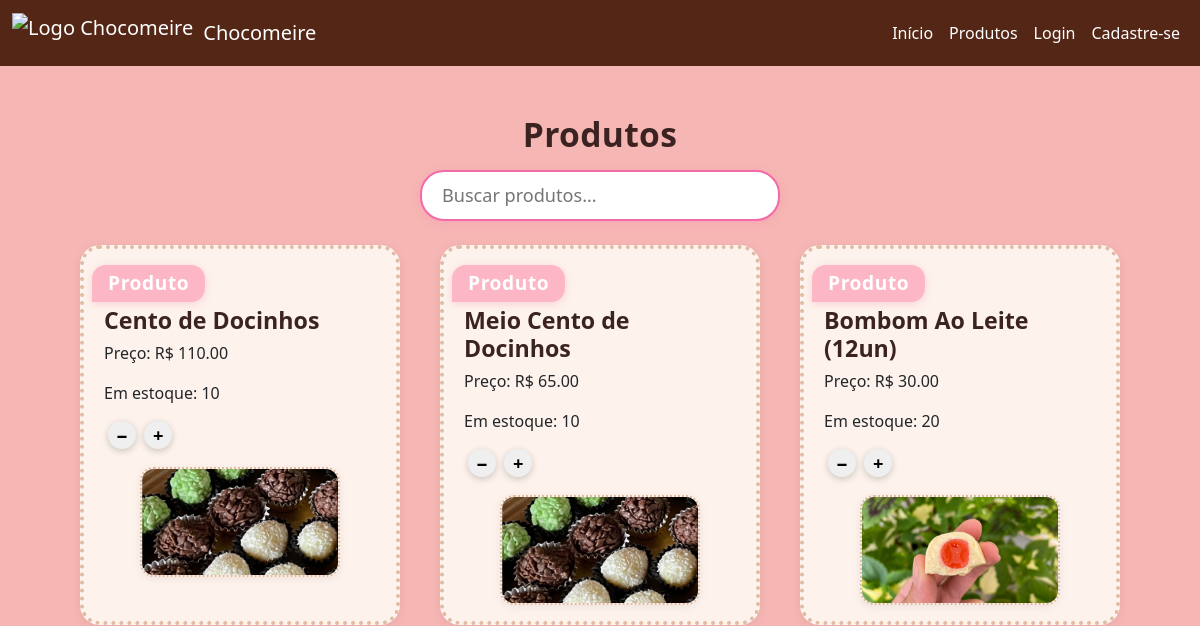
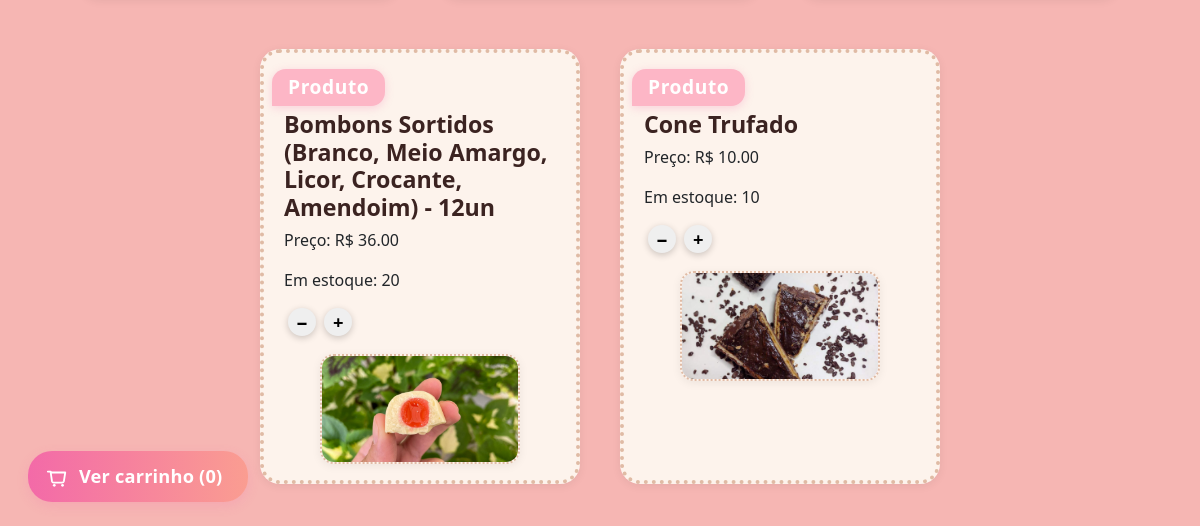
/produtos, run on an earlier commit of the app's database (2 pictures, top to bottom).
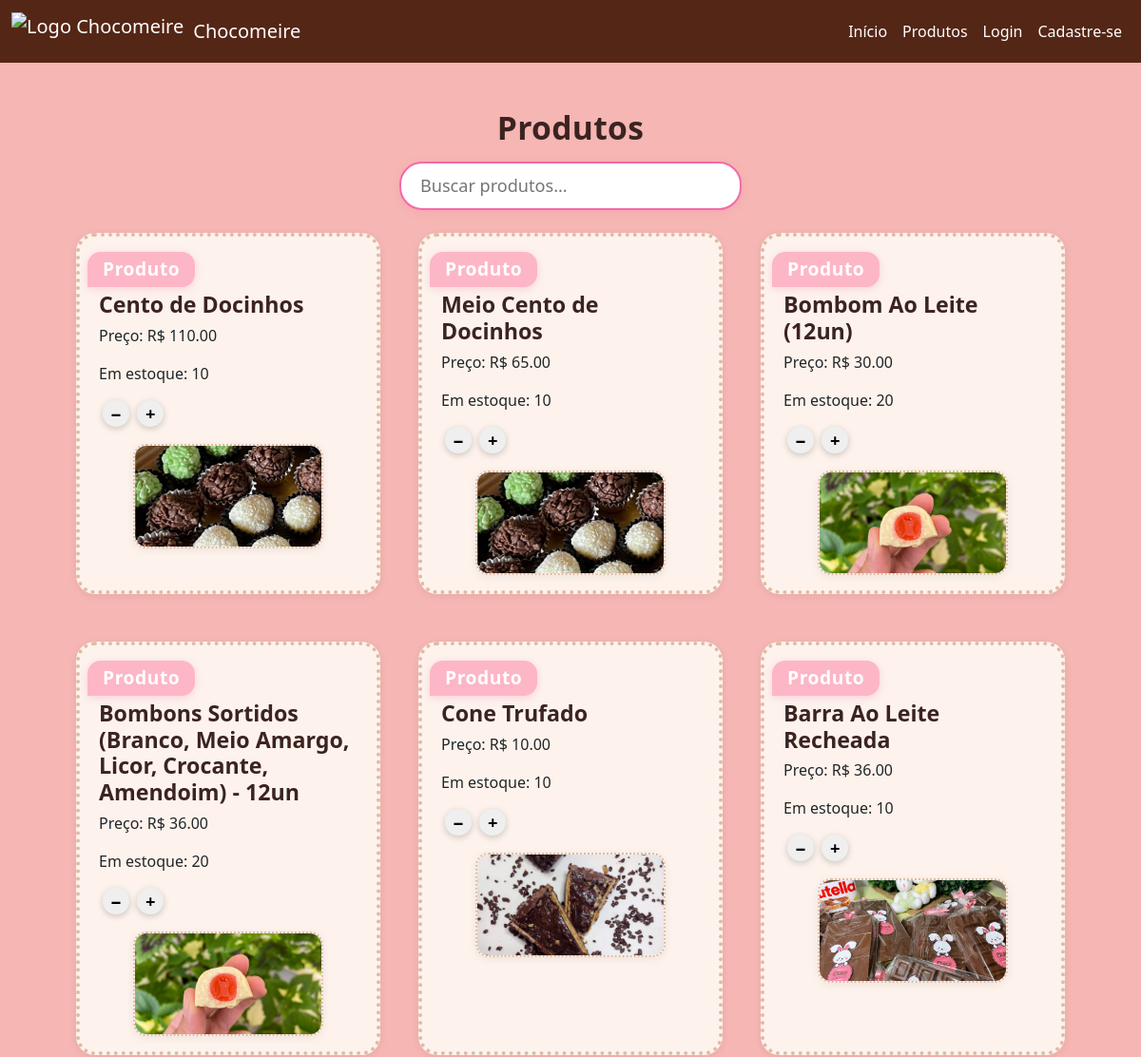
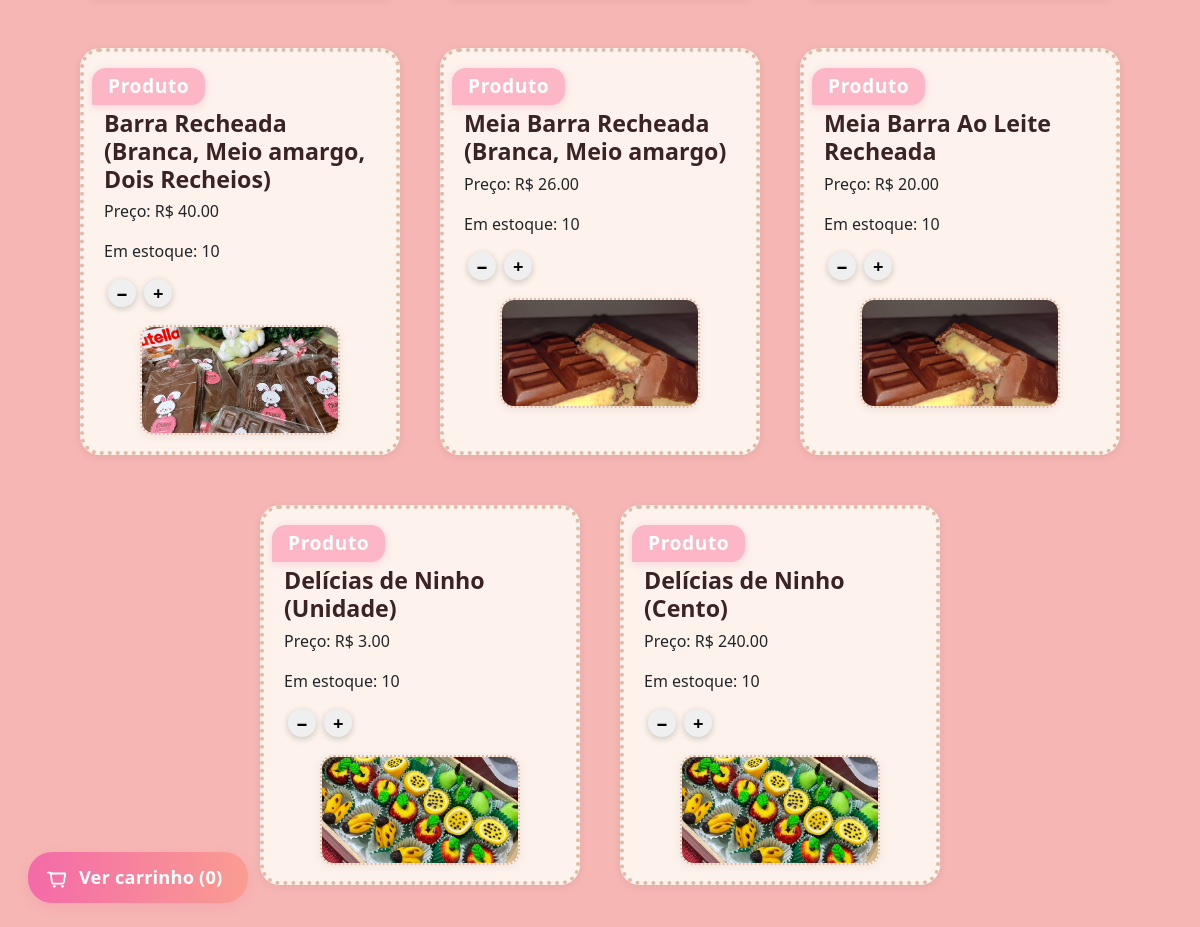
And on a later commit of the database (2 pictures, top to bottom).
### models/produto.py (models this page shows, shortened)
class Produto(db.Model):
    id = db.Column(db.Integer, primary_key=True)
    nome = db.Column(db.String(100), nullable=False)
    preco = db.Column(db.Float, nullable=False)
    estoque = db.Column(db.Integer, nullable=False)
    imagem = db.Column(db.String(200), nullable=True)

### app.py (the view)
@app.route('/produtos')
def produtos():
    usuario = get_usuario_logado()
    produtos = Produto.query.all()
    return render_template('produtos.html', usuario=usuario, produtos=produtos)

### app.py (called while the page is built)
def get_usuario_logado():
    if 'usuario_id' in session:
        return db.session.get(User, session['usuario_id'])
    return None

### templates/produtos.html (shortened to what this page needs)
{% extends 'base.html' %}
{% block content %}
<div class="container text-center mt-5">
    <h2 class="titulo-centralizado">Produtos</h2>
    <div class="search-bar-container">
        <input type="text" id="search-input" class="search-bar" placeholder="Buscar produtos..." onkeyup="filtrarProdutos()"/>
    </div>
    <div class="produtos-lista">
        {% for produto in produtos %}
        <div class="produto-card-grande">
            <div class="produto-info-grande">
                <span class="tag-produto">Produto</span>
                <h3>{{ produto.nome }}</h3>
                <p>Preço: R$ {{ "%.2f"|format(produto.preco) }}</p>
                <p>Em estoque: {{ produto.estoque }}</p>
                <button class="btn-menor" onclick="removeFromCart('{{ produto.id }}')">−</button>
                <button class="btn-menor" onclick="addToCart('{{ produto.id }}')">+</button>
            </div>
            {% if produto.imagem %}
            <div class="imagem-e-botoes-centralizada">
                <img src="{{ url_for('static', filename=produto.imagem) }}" alt="{{ produto.nome }}" class="imagem-produto-grande">
            </div>
            {% endif %}
        </div>
        {% endfor %}
    </div>
    <a href="{{ url_for('carrinho') }}" class="carrinho-link-produtos" id="cart-fab">
        Ver carrinho (<span id="cart-qty">0</span>)
    </a>
</div>
{% endblock %}

### templates/base.html (shortened to what this page needs)
<!DOCTYPE html>
<html lang="pt-BR">
<head>
    <link href="https://cdn.jsdelivr.net/npm/bootstrap@5.3.0/dist/css/bootstrap.min.css" rel="stylesheet">
    <link href="{{ url_for('static', filename='style.css') }}" rel="stylesheet">
</head>
<body>
    <nav class="navbar navbar-expand-lg navbar-custom">
        <div class="container-fluid">
            <a class="navbar-brand d-flex align-items-center" href="/">
                <img src="https://raw.githubusercontent.com/unimetrocamp-startupclass/LTD.2025.1.028-CHOCOMEIRE/main/static/Logo.Chocomeire.jpg" alt="Logo Chocomeire">
                Chocomeire
            </a>
            <div class="collapse navbar-collapse" id="navbarNav">
                <ul class="navbar-nav ms-auto">
                    <li class="nav-item"><a class="nav-link" href="/">Início</a></li>
                    <li class="nav-item"><a class="nav-link" href="/produtos">Produtos</a></li>
                    {% if usuario %}
                        {% if usuario.is_admin %}
                            <li class="nav-item">
                                <a class="nav-link" href="{{ url_for('admin_dashboard') }}">Painel Admin</a>
                            </li>
                        {% endif %}
                        <li class="nav-item">
                            <a class="nav-link" href="{{ url_for('meus_pedidos') }}">Meus Pedidos</a>
                        </li>
                        <li class="nav-item">
                            <a class="nav-link disabled">
                                Olá, {{ usuario.nome }}
                                {% if usuario.is_admin %}
                                    <span class="badge bg-warning text-dark ms-2">Administrador</span>
                                {% endif %}
                            </a>
                        </li>
                        <li class="nav-item">
                            <a class="nav-link" href="/logout">Sair</a>
                        </li>
                    {% else %}
                        <li class="nav-item"><a class="nav-link" href="/login">Login</a></li>
                        <li class="nav-item"><a class="nav-link" href="/cadastro">Cadastre-se</a></li>
                    {% endif %}
                </ul>
            </div>
        </div>
    </nav>
    <main class="container mt-4">
        {% block content %}{% endblock %}
    </main>
</body>
</html>

### static/style.css (style rules this page uses)
body { background-color: #f6b6b3; }
.navbar-custom { background-color: #542616; }
.navbar-custom .navbar-brand, .navbar-custom .nav-link, .navbar-custom .navbar-toggler-icon { color: #fff; }
.navbar-brand img { height: 40px; margin-right: 10px; }
.titulo-centralizado { text-align: center; margin-top: 18px; margin-bottom: 16px; font-size: 2.1rem; font-weight: 700; letter-spacing: 0.01em; color: #3b2321; }
.search-bar-container { display: flex; justify-content: center; margin-bottom: 24px; margin-top: 8px; }
.search-bar { width: 360px; max-width: 90vw; padding: 10px 20px; border-radius: 24px; border: 2px solid #f36aa8; font-size: 1.13rem; box-shadow: 0 2px 8px #f36aa830; outline: none; background: #fff; color: #3b2321; transition: border 0.2s, box-shadow 0.2s; }
.produtos-lista { display: flex; flex-wrap: wrap; gap: 40px; justify-content: center; margin-top: 16px; margin-bottom: 32px; }
.produto-card-grande { background: #fdf3ec; border-radius: 20px; border: 4px dotted #e0bba5; box-shadow: 0 2px 10px #0001; padding: 16px 20px; width: 320px; max-width: 98vw; display: flex; flex-direction: column; align-items: stretch; transition: box-shadow 0.2s; margin-bottom: 10px; box-sizing: border-box; }
.produto-info-grande { text-align: left; margin-bottom: 8px; }
.produto-info-grande h2, .produto-info-grande h3 { margin: 0 0 6px 0; font-size: 1.45rem; font-weight: 700; color: #3b2321; }
.btn-menor { width: 28px; height: 28px; font-size: 1.15rem; font-weight: bold; border-radius: 50%; border: none; box-shadow: 0 2px 7px #0003; display: inline-flex; align-items: center; justify-content: center; line-height: 28px; cursor: pointer; z-index: 2; transition: background 0.2s, color 0.2s; padding: 0; margin-left: 4px; }
.imagem-e-botoes-centralizada { display: flex; justify-content: center; margin-top: 10px; }
.imagem-produto-grande { width: 200px; height: 110px; border-radius: 14px; border: 2.5px dotted #e0bba5; background: #fdf3ec; box-shadow: 0 2px 10px #0001; object-fit: cover; display: block; }
.carrinho-link-produtos { display: inline-block; background: linear-gradient(90deg, #f36aa8 0%, #fa9d91 100%); color: #fff !important; font-weight: 600; padding: 12px 26px 12px 18px; border-radius: 24px; text-decoration: none; box-shadow: 0 4px 12px #f36aa830; font-size: 1.14rem; transition: background 0.2s, box-shadow 0.2s, transform 0.1s; position: fixed; left: 28px; bottom: 24px; z-index: 999; border: none; outline: none; cursor: pointer; letter-spacing: 0.01em; }
.carrinho-link-produtos svg { vertical-align: middle; margin-right: 6px; }
.tag-produto { display: inline-block; background: #fdb6c6; color: #fff; font-weight: 700; font-size: 1.2rem; border-radius: 14px 14px 14px 0; padding: 4px 16px; margin-bottom: 5px; margin-left: -12px; box-shadow: 0 2px 8px #f36aa840; letter-spacing: 0.03em; }

What changed in the data, as far as the page shows it:
added Produto: nome "Barra Ao Leite Recheada", preco "36.00", estoque "10", imagem (picture)
added Produto: nome "Barra Recheada (Branca, Meio amargo, Dois Recheios)", preco "40.00", estoque "10", imagem (picture)
added Produto: nome "Meia Barra Recheada (Branca, Meio amargo)", preco "26.00", estoque "10", imagem (picture)
added Produto: nome "Meia Barra Ao Leite Recheada", preco "20.00", estoque "10", imagem (picture)
added Produto: nome "Delícias de Ninho (Unidade)", preco "3.00", estoque "10", imagem (picture)
added Produto: nome "Delícias de Ninho (Cento)", preco "240.00", estoque "10", imagem (picture)
